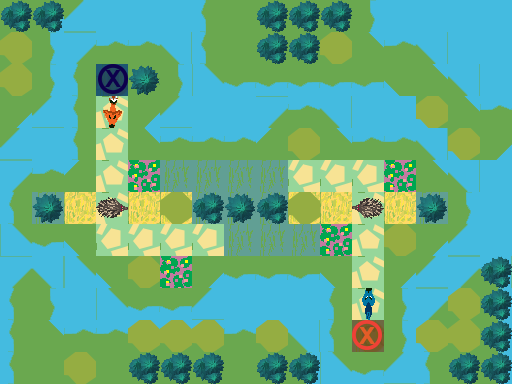

This game map was drawn from its Tiled (.tmx) file and the tilesets committed beside it. A one-line description and the full map source follow:
An orthogonal 16x12 tile map with 32x32 px tiles, 3 tile layers (Ground, Obstacles, Objects), 1 hidden layer not drawn.

<map version="1.0" orientation="orthogonal" renderorder="right-down" width="16" height="12" tilewidth="32" tileheight="32" nextobjectid="1">
 <tileset firstgid="1" name="TilesetPlaceholder" tilewidth="32" tileheight="32" tilecount="240" columns="10">
  <image source="../../../../Tileset.png" width="320" height="768" />
 </tileset>
 <layer name="Ground" width="16" height="12">
  <data encoding="csv">
1,31,21,5,5,5,3221225483,1,1,1,1,11,5,5,5,5,
1,11,3221225493,1610612747,1610612747,1610612757,3221225483,1,1,1,1,1610612767,1610612747,1610612757,5,5,
1,11,3221225483,7,1,11,2684354581,2684354571,2684354571,2684354571,2684354571,2684354571,2684354591,1610612767,1610612757,5,
31,21,3221225483,2684354568,31,21,5,5,3221225493,1610612747,1610612757,5,5,2684354591,1610612767,1610612747,
21,5,3221225483,2684354568,1610612767,1610612747,1610612747,1610612747,3221225503,1,1610612767,1610612747,1610612747,1610612757,2684354591,31,
3221225493,1610612747,3221225503,2684354568,3,7,7,7,7,8,8,8,3,1610612767,1610612757,5,
3221225483,7,2,2684354568,2,2,7,7,7,2,2,2684354568,2,7,11,5,
2684354581,2684354571,2684354591,8,8,8,8,7,7,7,3,2684354568,1,31,21,5,
3221225493,1610612757,2684354581,2684354591,1,3,31,2684354571,2684354571,2684354571,2684354591,2684354568,31,21,3221225493,1610612757,
3221225483,11,5,2684354581,2684354571,2684354571,21,5,5,5,3221225483,2684354568,11,3221225493,3221225503,11,
3221225483,1610612767,1610612747,1610612747,1610612747,1610612747,1610612747,1610612747,1610612747,1610612757,3221225483,7,11,3221225483,1,11,
3221225483,1,1,1,1,1,1,1,1,11,2684354581,2684354571,21,3221225483,1,11
</data>
 </layer>
 <layer name="Obstacles" width="16" height="12">
  <data encoding="csv">
42,42,0,0,0,0,0,0,42,42,42,0,0,0,0,0,
44,0,0,0,0,0,0,0,42,42,44,0,0,0,0,0,
44,0,0,0,53,0,0,0,0,0,0,0,0,0,0,0,
0,0,0,0,0,0,0,0,0,0,0,0,0,44,0,0,
0,0,0,0,0,0,0,0,0,44,0,0,0,0,44,0,
0,0,0,0,0,0,0,0,0,0,0,0,0,0,0,0,
0,53,0,0,0,44,42,53,42,44,0,0,0,53,0,0,
0,0,0,0,0,0,0,0,0,0,0,0,44,0,0,0,
0,0,0,0,44,0,0,0,0,0,0,0,0,0,0,42,
0,0,0,0,0,0,0,0,0,0,0,0,0,0,44,42,
0,0,0,0,44,44,44,0,44,0,0,0,0,44,44,42,
0,0,44,0,42,42,42,0,42,42,0,0,0,0,42,42
</data>
 </layer>
 <layer name="Objects" width="16" height="12">
  <data encoding="csv">
0,0,0,0,0,0,0,0,0,0,0,0,0,0,0,0,
0,0,0,0,0,0,0,0,0,0,0,0,0,0,0,0,
0,0,0,182,0,0,0,0,0,0,0,0,0,0,0,0,
0,0,0,3221225663,0,0,0,0,0,0,0,0,0,0,0,0,
0,0,0,0,0,0,0,0,0,0,0,0,0,0,0,0,
0,0,0,0,0,0,0,0,0,0,0,0,0,0,0,0,
0,0,0,2684354701,0,0,0,0,0,0,0,1610612877,0,0,0,0,
0,0,0,0,0,0,0,0,0,0,0,0,0,0,0,0,
0,0,0,0,0,0,0,0,0,0,0,0,0,0,0,0,
0,0,0,0,0,0,0,0,0,0,0,192,0,0,0,0,
0,0,0,0,0,0,0,0,0,0,0,181,0,0,0,0,
0,0,0,0,0,0,0,0,0,0,0,0,0,0,0,0
</data>
 </layer>
 <layer name="Solution" width="16" height="12" visible="0">
  <data encoding="csv">
0,0,0,0,0,0,0,0,0,0,0,0,0,0,0,0,
0,0,0,0,0,0,0,0,0,0,0,0,0,0,0,0,
0,0,0,0,0,0,0,0,0,0,0,0,0,0,0,0,
0,0,0,0,0,0,0,0,0,0,0,0,0,0,0,0,
0,0,0,0,0,0,0,0,0,0,0,0,0,0,0,0,
0,0,0,0,0,0,0,0,0,0,0,0,0,0,0,0,
0,0,0,0,0,0,0,0,0,0,0,0,0,0,0,0,
0,0,0,0,0,0,0,0,0,0,0,0,0,0,0,0,
0,0,0,0,0,0,0,0,0,0,0,0,0,0,0,0,
0,0,0,0,0,0,0,0,0,0,0,0,0,0,0,0,
0,0,0,0,0,0,0,0,0,0,0,0,0,0,0,0,
0,0,0,0,0,0,0,0,0,0,0,0,0,0,0,0
</data>
 </layer>
</map>
